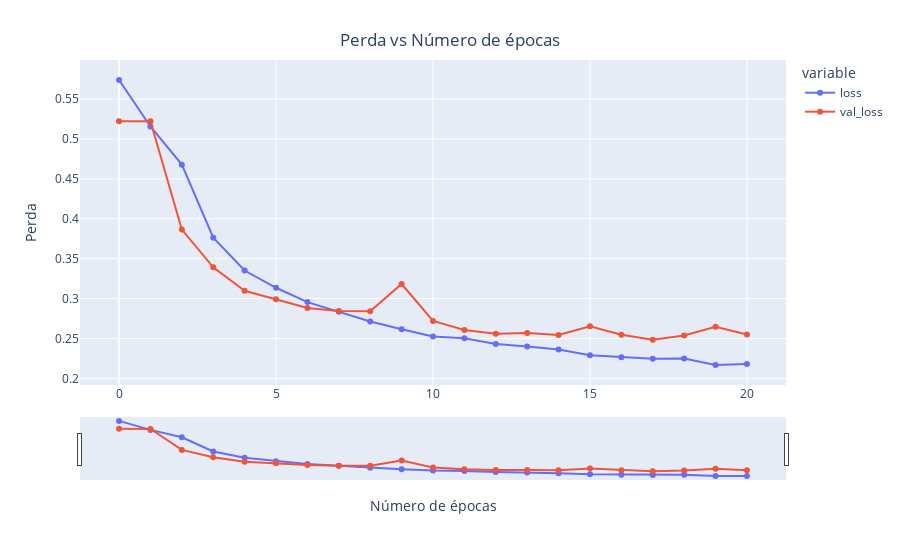

Source (notebook cell):
### Code cell
x = px.line(data_frame = history, y = ['loss', 'val_loss'], markers = True)
x.update_xaxes(title = 'Número de épocas', rangeslider_visible = True)
x.update_yaxes(title = 'Perda')
x.update_layout(showlegend = True,
  title = {
    'text': 'Perda vs Número de épocas',
    'y': 0.94,
    'x': 0.5,
    'xanchor': 'center',
    'yanchor': 'top'
  })
x.show()

### Figure 1 — Plotly figure (JSON) as saved in the notebook; plotly's stock layout.template omitted (floating-point values rounded to 4 significant figures)
{"data": [{"hovertemplate": "variable=loss<br>index=%{x}<br>value=%{y}<extra></extra>", "legendgroup": "loss", "line": {"color": "#636efa", "dash": "solid"}, "marker": {"symbol": "circle"}, "mode": "lines+markers", "name": "loss", "orientation": "v", "showlegend": true, "type": "scatter", "x": [0, 1, 2, 3, 4, 5, 6, 7, 8, 9, 10, 11, 12, 13, 14, 15, 16, 17, 18, 19, 20], "xaxis": "x", "y": [0.5739, 0.5156, 0.4678, 0.3763, 0.3351, 0.3135, 0.2955, 0.2835, 0.2712, 0.2615, 0.2524, 0.2504, 0.2429, 0.2399, 0.2361, 0.2289, 0.2264, 0.2247, 0.2249, 0.2168, 0.2179], "yaxis": "y"}, {"hovertemplate": "variable=val_loss<br>index=%{x}<br>value=%{y}<extra></extra>", "legendgroup": "val_loss", "line": {"color": "#EF553B", "dash": "solid"}, "marker": {"symbol": "circle"}, "mode": "lines+markers", "name": "val_loss", "orientation": "v", "showlegend": true, "type": "scatter", "x": [0, 1, 2, 3, 4, 5, 6, 7, 8, 9, 10, 11, 12, 13, 14, 15, 16, 17, 18, 19, 20], "xaxis": "x", "y": [0.5222, 0.5221, 0.3864, 0.3392, 0.3098, 0.2992, 0.2881, 0.2845, 0.284, 0.3182, 0.272, 0.2606, 0.256, 0.2568, 0.2543, 0.2652, 0.2546, 0.2484, 0.2538, 0.2648, 0.2549], "yaxis": "y"}], "layout": {"legend": {"title": {"text": "variable"}, "tracegroupgap": 0}, "margin": {"t": 60}, "showlegend": true, "title": {"text": "Perda vs Número de épocas", "x": 0.5, "xanchor": "center", "y": 0.94, "yanchor": "top"}, "xaxis": {"anchor": "y", "domain": [0, 1], "rangeslider": {"visible": true}, "title": {"text": "Número de épocas"}}, "yaxis": {"anchor": "x", "domain": [0, 1], "title": {"text": "Perda"}}}}
